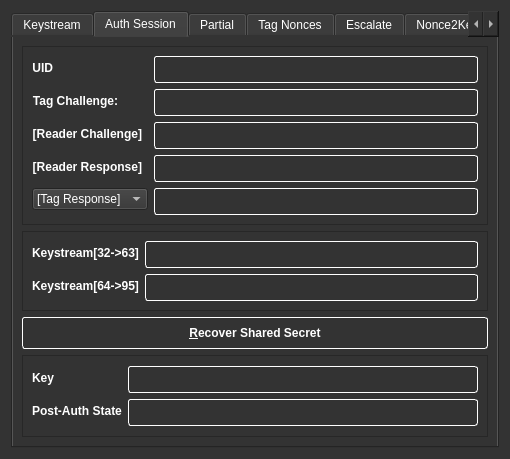
<?xml version="1.0" encoding="UTF-8"?>
<ui version="4.0">
 <class>Crapto1Dlg</class>
 <widget class="QDialog" name="Crapto1Dlg">
  <property name="geometry">
   <rect>
    <x>0</x>
    <y>0</y>
    <width>510</width>
    <height>439</height>
   </rect>
  </property>
  <property name="windowTitle">
   <string>qrapto1 - crapto1 GUI</string>
  </property>
  <property name="styleSheet">
   <string notr="true">* {
	color: #ffffff;
}

QWidget {
  background-color: #333333;
}

QLabel {
  font-weight: bold;
}

QPushButton {
  color: #ffffff;
  font-weight: bold;
  border: none;
  padding: 5px;
  border: 1px solid #FFFFFF;
  height: 20px;
  border-radius: 3px;
}
QPushButton:hover {
  background-color: #ffffff;
  color: #333333;
}

QLineEdit {
	color: #fff;
	border: 1px solid white;
	height: 25px;
	border-radius: 3px;
}

QTabWidget {
	color: #fff;
}

QFrame#frame_11, QFrame#frame_12, QFrame#frame_2, QFrame#frame_6, QFrame#frame_3, QFrame#frame_4, QFrame#frame_5, QFrame#frame_13, QFrame#frame_14, QFrame#frame_15, QFrame#frame, QFrame#frame_6, QFrame#frame_10, QFrame#frame_8, QFrame#frame_9, QFrame#frame_18, QFrame#frame_19, QFrame#frame_20, QFrame#frame_21, QFrame#frame_16, QFrame#frame_17, QFrame#frame_7 {
	border: 1px solid white;
	border-radius: 3px;
}</string>
  </property>
  <layout class="QVBoxLayout" name="verticalLayout">
   <item>
    <widget class="QTabWidget" name="tabWidget">
     <property name="autoFillBackground">
      <bool>false</bool>
     </property>
     <property name="tabShape">
      <enum>QTabWidget::Rounded</enum>
     </property>
     <property name="currentIndex">
      <number>1</number>
     </property>
     <widget class="QWidget" name="tab">
      <attribute name="title">
       <string>Keystream</string>
      </attribute>
      <layout class="QVBoxLayout" name="verticalLayout_2">
       <item>
        <widget class="QFrame" name="frame_6">
         <property name="sizePolicy">
          <sizepolicy hsizetype="Preferred" vsizetype="Fixed">
           <horstretch>0</horstretch>
           <verstretch>0</verstretch>
          </sizepolicy>
         </property>
         <property name="frameShape">
          <enum>QFrame::StyledPanel</enum>
         </property>
         <property name="frameShadow">
          <enum>QFrame::Raised</enum>
         </property>
         <layout class="QFormLayout" name="formLayout_4">
          <item row="0" column="0">
           <widget class="QLabel" name="label_7">
            <property name="text">
             <string>Keystream[0-&gt;31]</string>
            </property>
           </widget>
          </item>
          <item row="0" column="1">
           <widget class="QLineEdit" name="strKS2raw"/>
          </item>
          <item row="1" column="0">
           <widget class="QLabel" name="label_8">
            <property name="text">
             <string>Keystream[32-&gt;63]</string>
            </property>
           </widget>
          </item>
          <item row="1" column="1">
           <widget class="QLineEdit" name="strKS3raw"/>
          </item>
         </layout>
        </widget>
       </item>
       <item>
        <widget class="QPushButton" name="btnRevKS">
         <property name="text">
          <string>&amp;Reverse Keystream</string>
         </property>
        </widget>
       </item>
       <item>
        <widget class="QFrame" name="frame_2">
         <property name="sizePolicy">
          <sizepolicy hsizetype="Preferred" vsizetype="Fixed">
           <horstretch>0</horstretch>
           <verstretch>0</verstretch>
          </sizepolicy>
         </property>
         <property name="frameShape">
          <enum>QFrame::StyledPanel</enum>
         </property>
         <property name="frameShadow">
          <enum>QFrame::Raised</enum>
         </property>
         <layout class="QFormLayout" name="formLayout_8">
          <item row="0" column="0">
           <widget class="QLabel" name="label_16">
            <property name="text">
             <string>Secret Cipher State:</string>
            </property>
           </widget>
          </item>
          <item row="0" column="1">
           <widget class="QLineEdit" name="strRevState">
            <property name="readOnly">
             <bool>false</bool>
            </property>
           </widget>
          </item>
          <item row="1" column="0">
           <widget class="QLabel" name="label_17">
            <property name="text">
             <string>Start of Keystream:</string>
            </property>
           </widget>
          </item>
          <item row="1" column="1">
           <widget class="QLineEdit" name="strKSstart"/>
          </item>
         </layout>
        </widget>
       </item>
       <item>
        <widget class="QFrame" name="frame_11">
         <property name="frameShape">
          <enum>QFrame::StyledPanel</enum>
         </property>
         <property name="frameShadow">
          <enum>QFrame::Raised</enum>
         </property>
         <layout class="QHBoxLayout" name="horizontalLayout_3">
          <item>
           <widget class="QPushButton" name="btnKSBack">
            <property name="text">
             <string>Roll&amp;back</string>
            </property>
           </widget>
          </item>
          <item>
           <layout class="QFormLayout" name="formLayout_9">
            <property name="formAlignment">
             <set>Qt::AlignLeading|Qt::AlignLeft|Qt::AlignVCenter</set>
            </property>
            <item row="0" column="1">
             <widget class="QLineEdit" name="strInWord"/>
            </item>
            <item row="0" column="0">
             <widget class="QLabel" name="label_18">
              <property name="text">
               <string>Input Word:</string>
              </property>
             </widget>
            </item>
            <item row="1" column="1">
             <widget class="QCheckBox" name="checkBox">
              <property name="text">
               <string/>
              </property>
             </widget>
            </item>
            <item row="1" column="0">
             <widget class="QLabel" name="label_19">
              <property name="text">
               <string>Is Encrypted</string>
              </property>
             </widget>
            </item>
           </layout>
          </item>
          <item>
           <widget class="QPushButton" name="btnKSNext">
            <property name="text">
             <string>&amp;Next</string>
            </property>
           </widget>
          </item>
         </layout>
        </widget>
       </item>
       <item>
        <widget class="QFrame" name="frame_12">
         <property name="sizePolicy">
          <sizepolicy hsizetype="Preferred" vsizetype="Fixed">
           <horstretch>0</horstretch>
           <verstretch>0</verstretch>
          </sizepolicy>
         </property>
         <property name="frameShape">
          <enum>QFrame::StyledPanel</enum>
         </property>
         <property name="frameShadow">
          <enum>QFrame::Raised</enum>
         </property>
         <layout class="QFormLayout" name="formLayout_10">
          <item row="0" column="0">
           <widget class="QLabel" name="label_21">
            <property name="text">
             <string>Encrypted:</string>
            </property>
           </widget>
          </item>
          <item row="0" column="1">
           <widget class="QLineEdit" name="strEncrypted"/>
          </item>
          <item row="1" column="0">
           <widget class="QLabel" name="label_22">
            <property name="text">
             <string>Decrypted:</string>
            </property>
           </widget>
          </item>
          <item row="1" column="1">
           <widget class="QLineEdit" name="strDecrypted"/>
          </item>
         </layout>
        </widget>
       </item>
      </layout>
     </widget>
     <widget class="QWidget" name="tab_2">
      <attribute name="title">
       <string>Auth Session</string>
      </attribute>
      <layout class="QVBoxLayout" name="verticalLayout_3">
       <item>
        <widget class="QFrame" name="frame_3">
         <property name="frameShape">
          <enum>QFrame::StyledPanel</enum>
         </property>
         <property name="frameShadow">
          <enum>QFrame::Raised</enum>
         </property>
         <layout class="QFormLayout" name="formLayout_3">
          <item row="0" column="0">
           <widget class="QLabel" name="label">
            <property name="text">
             <string>UID</string>
            </property>
            <property name="alignment">
             <set>Qt::AlignRight|Qt::AlignTrailing|Qt::AlignVCenter</set>
            </property>
           </widget>
          </item>
          <item row="0" column="1">
           <widget class="QLineEdit" name="strUID">
            <property name="text">
             <string/>
            </property>
           </widget>
          </item>
          <item row="1" column="0">
           <widget class="QLabel" name="label_2">
            <property name="text">
             <string>Tag Challenge:</string>
            </property>
            <property name="alignment">
             <set>Qt::AlignRight|Qt::AlignTrailing|Qt::AlignVCenter</set>
            </property>
           </widget>
          </item>
          <item row="1" column="1">
           <widget class="QLineEdit" name="strTagChallenge">
            <property name="text">
             <string/>
            </property>
           </widget>
          </item>
          <item row="2" column="0">
           <widget class="QLabel" name="label_10">
            <property name="text">
             <string>[Reader Challenge]</string>
            </property>
            <property name="alignment">
             <set>Qt::AlignRight|Qt::AlignTrailing|Qt::AlignVCenter</set>
            </property>
           </widget>
          </item>
          <item row="2" column="1">
           <widget class="QLineEdit" name="strReaderChallenge">
            <property name="text">
             <string/>
            </property>
           </widget>
          </item>
          <item row="3" column="0">
           <widget class="QLabel" name="label_3">
            <property name="text">
             <string>[Reader Response]</string>
            </property>
            <property name="alignment">
             <set>Qt::AlignRight|Qt::AlignTrailing|Qt::AlignVCenter</set>
            </property>
           </widget>
          </item>
          <item row="3" column="1">
           <widget class="QLineEdit" name="strReaderResponse">
            <property name="text">
             <string/>
            </property>
           </widget>
          </item>
          <item row="4" column="0">
           <widget class="QComboBox" name="comboKs3">
            <property name="sizePolicy">
             <sizepolicy hsizetype="Expanding" vsizetype="Fixed">
              <horstretch>0</horstretch>
              <verstretch>0</verstretch>
             </sizepolicy>
            </property>
            <item>
             <property name="text">
              <string>[Tag Response]</string>
             </property>
            </item>
            <item>
             <property name="text">
              <string>[      HALT      ]</string>
             </property>
            </item>
           </widget>
          </item>
          <item row="4" column="1">
           <widget class="QLineEdit" name="strTagResponse">
            <property name="sizePolicy">
             <sizepolicy hsizetype="Expanding" vsizetype="Fixed">
              <horstretch>0</horstretch>
              <verstretch>0</verstretch>
             </sizepolicy>
            </property>
            <property name="text">
             <string/>
            </property>
           </widget>
          </item>
         </layout>
        </widget>
       </item>
       <item>
        <widget class="QFrame" name="frame_5">
         <property name="sizePolicy">
          <sizepolicy hsizetype="Preferred" vsizetype="Fixed">
           <horstretch>0</horstretch>
           <verstretch>0</verstretch>
          </sizepolicy>
         </property>
         <property name="frameShape">
          <enum>QFrame::StyledPanel</enum>
         </property>
         <property name="frameShadow">
          <enum>QFrame::Raised</enum>
         </property>
         <layout class="QFormLayout" name="formLayout_2">
          <property name="fieldGrowthPolicy">
           <enum>QFormLayout::ExpandingFieldsGrow</enum>
          </property>
          <item row="1" column="0">
           <widget class="QLabel" name="label_4">
            <property name="text">
             <string>Keystream[32-&gt;63]</string>
            </property>
           </widget>
          </item>
          <item row="1" column="1">
           <widget class="QLineEdit" name="strKS2">
            <property name="readOnly">
             <bool>true</bool>
            </property>
           </widget>
          </item>
          <item row="2" column="0">
           <widget class="QLabel" name="label_5">
            <property name="text">
             <string>Keystream[64-&gt;95]</string>
            </property>
           </widget>
          </item>
          <item row="2" column="1">
           <widget class="QLineEdit" name="strKS3">
            <property name="readOnly">
             <bool>true</bool>
            </property>
           </widget>
          </item>
         </layout>
         <zorder>label_4</zorder>
         <zorder>label_5</zorder>
         <zorder>strKS3</zorder>
         <zorder>strKS2</zorder>
        </widget>
       </item>
       <item>
        <widget class="QPushButton" name="btnRevSecret">
         <property name="styleSheet">
          <string notr="true"/>
         </property>
         <property name="text">
          <string>&amp;Recover Shared Secret</string>
         </property>
        </widget>
       </item>
       <item>
        <widget class="QFrame" name="frame_4">
         <property name="frameShape">
          <enum>QFrame::StyledPanel</enum>
         </property>
         <property name="frameShadow">
          <enum>QFrame::Raised</enum>
         </property>
         <layout class="QFormLayout" name="formLayout">
          <property name="fieldGrowthPolicy">
           <enum>QFormLayout::ExpandingFieldsGrow</enum>
          </property>
          <property name="formAlignment">
           <set>Qt::AlignLeading|Qt::AlignLeft|Qt::AlignVCenter</set>
          </property>
          <item row="0" column="0">
           <widget class="QLabel" name="label_9">
            <property name="text">
             <string>Key</string>
            </property>
           </widget>
          </item>
          <item row="0" column="1">
           <widget class="QLineEdit" name="strSecret">
            <property name="readOnly">
             <bool>true</bool>
            </property>
           </widget>
          </item>
          <item row="1" column="1">
           <widget class="QLineEdit" name="strPostAuth">
            <property name="readOnly">
             <bool>true</bool>
            </property>
           </widget>
          </item>
          <item row="1" column="0">
           <widget class="QLabel" name="label_31">
            <property name="text">
             <string>Post-Auth State</string>
            </property>
           </widget>
          </item>
         </layout>
        </widget>
       </item>
      </layout>
     </widget>
     <widget class="QWidget" name="tab_5">
      <attribute name="title">
       <string>Partial</string>
      </attribute>
      <layout class="QVBoxLayout" name="verticalLayout_7">
       <item>
        <widget class="QFrame" name="frame_13">
         <property name="sizePolicy">
          <sizepolicy hsizetype="Expanding" vsizetype="Preferred">
           <horstretch>0</horstretch>
           <verstretch>0</verstretch>
          </sizepolicy>
         </property>
         <property name="frameShape">
          <enum>QFrame::StyledPanel</enum>
         </property>
         <property name="frameShadow">
          <enum>QFrame::Raised</enum>
         </property>
         <layout class="QFormLayout" name="formLayout_11">
          <property name="fieldGrowthPolicy">
           <enum>QFormLayout::ExpandingFieldsGrow</enum>
          </property>
          <item row="0" column="0">
           <widget class="QLabel" name="label_23">
            <property name="text">
             <string>UID</string>
            </property>
            <property name="alignment">
             <set>Qt::AlignRight|Qt::AlignTrailing|Qt::AlignVCenter</set>
            </property>
           </widget>
          </item>
          <item row="0" column="1">
           <widget class="QLineEdit" name="strUID_2">
            <property name="text">
             <string/>
            </property>
           </widget>
          </item>
          <item row="1" column="0">
           <widget class="QLabel" name="label_24">
            <property name="text">
             <string>Tag Challenge:</string>
            </property>
            <property name="alignment">
             <set>Qt::AlignRight|Qt::AlignTrailing|Qt::AlignVCenter</set>
            </property>
           </widget>
          </item>
          <item row="1" column="1">
           <widget class="QLineEdit" name="strTagChallenge_2">
            <property name="text">
             <string/>
            </property>
           </widget>
          </item>
          <item row="2" column="0">
           <widget class="QLabel" name="label_25">
            <property name="text">
             <string>[Reader Challenge]</string>
            </property>
            <property name="alignment">
             <set>Qt::AlignRight|Qt::AlignTrailing|Qt::AlignVCenter</set>
            </property>
           </widget>
          </item>
          <item row="2" column="1">
           <widget class="QLineEdit" name="strReaderChallenge_2">
            <property name="text">
             <string/>
            </property>
           </widget>
          </item>
          <item row="3" column="0">
           <widget class="QLabel" name="label_26">
            <property name="text">
             <string>[Reader Response]</string>
            </property>
            <property name="alignment">
             <set>Qt::AlignRight|Qt::AlignTrailing|Qt::AlignVCenter</set>
            </property>
           </widget>
          </item>
          <item row="3" column="1">
           <widget class="QLineEdit" name="strReaderResponse_2">
            <property name="text">
             <string/>
            </property>
           </widget>
          </item>
         </layout>
         <zorder>label_23</zorder>
         <zorder>strUID_2</zorder>
         <zorder>strReaderResponse_2</zorder>
         <zorder>strReaderChallenge_2</zorder>
         <zorder>strTagChallenge_2</zorder>
         <zorder>label_26</zorder>
         <zorder>label_24</zorder>
         <zorder>label_25</zorder>
        </widget>
       </item>
       <item>
        <widget class="QFrame" name="frame_15">
         <property name="frameShape">
          <enum>QFrame::StyledPanel</enum>
         </property>
         <property name="frameShadow">
          <enum>QFrame::Raised</enum>
         </property>
         <layout class="QFormLayout" name="formLayout_13">
          <item row="0" column="0">
           <widget class="QLabel" name="label_29">
            <property name="text">
             <string>Tag Challenge':</string>
            </property>
            <property name="alignment">
             <set>Qt::AlignRight|Qt::AlignTrailing|Qt::AlignVCenter</set>
            </property>
           </widget>
          </item>
          <item row="0" column="1">
           <widget class="QLineEdit" name="strTagChallenge_3">
            <property name="text">
             <string/>
            </property>
           </widget>
          </item>
          <item row="1" column="0">
           <widget class="QLabel" name="label_30">
            <property name="text">
             <string>[Reader Challenge']</string>
            </property>
            <property name="alignment">
             <set>Qt::AlignRight|Qt::AlignTrailing|Qt::AlignVCenter</set>
            </property>
           </widget>
          </item>
          <item row="1" column="1">
           <widget class="QLineEdit" name="strReaderChallenge_3">
            <property name="text">
             <string/>
            </property>
           </widget>
          </item>
          <item row="2" column="0">
           <widget class="QLabel" name="label_28">
            <property name="text">
             <string>[Reader Response']</string>
            </property>
            <property name="alignment">
             <set>Qt::AlignRight|Qt::AlignTrailing|Qt::AlignVCenter</set>
            </property>
           </widget>
          </item>
          <item row="2" column="1">
           <widget class="QLineEdit" name="strReaderResponse_3">
            <property name="text">
             <string/>
            </property>
           </widget>
          </item>
         </layout>
        </widget>
       </item>
       <item>
        <widget class="QPushButton" name="btnRevSecret_2">
         <property name="text">
          <string>&amp;Recover Shared Secret</string>
         </property>
        </widget>
       </item>
       <item>
        <widget class="QFrame" name="frame_14">
         <property name="frameShape">
          <enum>QFrame::StyledPanel</enum>
         </property>
         <property name="frameShadow">
          <enum>QFrame::Raised</enum>
         </property>
         <layout class="QFormLayout" name="formLayout_12">
          <property name="fieldGrowthPolicy">
           <enum>QFormLayout::ExpandingFieldsGrow</enum>
          </property>
          <property name="formAlignment">
           <set>Qt::AlignLeading|Qt::AlignLeft|Qt::AlignVCenter</set>
          </property>
          <item row="0" column="0">
           <widget class="QLabel" name="label_27">
            <property name="text">
             <string>Key</string>
            </property>
           </widget>
          </item>
          <item row="0" column="1">
           <widget class="QLineEdit" name="strSecret_2">
            <property name="readOnly">
             <bool>true</bool>
            </property>
           </widget>
          </item>
         </layout>
        </widget>
       </item>
      </layout>
     </widget>
     <widget class="QWidget" name="tab_4">
      <attribute name="title">
       <string>Tag Nonces</string>
      </attribute>
      <layout class="QVBoxLayout" name="verticalLayout_4">
       <item>
        <widget class="QFrame" name="frame_8">
         <property name="sizePolicy">
          <sizepolicy hsizetype="Preferred" vsizetype="Fixed">
           <horstretch>0</horstretch>
           <verstretch>0</verstretch>
          </sizepolicy>
         </property>
         <property name="frameShape">
          <enum>QFrame::StyledPanel</enum>
         </property>
         <property name="frameShadow">
          <enum>QFrame::Raised</enum>
         </property>
         <layout class="QFormLayout" name="formLayout_5">
          <item row="0" column="0">
           <widget class="QLabel" name="label_11">
            <property name="text">
             <string>Nonce</string>
            </property>
           </widget>
          </item>
          <item row="0" column="1">
           <widget class="QLineEdit" name="strNonce">
            <property name="autoFillBackground">
             <bool>false</bool>
            </property>
           </widget>
          </item>
         </layout>
        </widget>
       </item>
       <item>
        <widget class="QFrame" name="frame">
         <property name="frameShape">
          <enum>QFrame::StyledPanel</enum>
         </property>
         <property name="frameShadow">
          <enum>QFrame::Raised</enum>
         </property>
         <layout class="QFormLayout" name="formLayout_6">
          <property name="fieldGrowthPolicy">
           <enum>QFormLayout::ExpandingFieldsGrow</enum>
          </property>
          <item row="2" column="0">
           <widget class="QLabel" name="label_12">
            <property name="text">
             <string>[Reader Chalenge, Reader Response]</string>
            </property>
           </widget>
          </item>
          <item row="2" column="1">
           <widget class="QLineEdit" name="strParRCRR">
            <property name="text">
             <string/>
            </property>
           </widget>
          </item>
          <item row="3" column="0">
           <widget class="QLabel" name="label_14">
            <property name="text">
             <string>[Tag Response]</string>
            </property>
           </widget>
          </item>
          <item row="3" column="1">
           <widget class="QLineEdit" name="strParTR">
            <property name="text">
             <string/>
            </property>
           </widget>
          </item>
          <item row="1" column="0">
           <widget class="QLabel" name="label_15">
            <property name="text">
             <string>[Nonce]</string>
            </property>
           </widget>
          </item>
          <item row="1" column="1">
           <widget class="QLineEdit" name="strParNonce">
            <property name="text">
             <string/>
            </property>
           </widget>
          </item>
          <item row="0" column="0">
           <widget class="QLabel" name="label_20">
            <property name="text">
             <string>UID</string>
            </property>
           </widget>
          </item>
          <item row="0" column="1">
           <widget class="QLineEdit" name="strNonceUID">
            <property name="text">
             <string/>
            </property>
           </widget>
          </item>
         </layout>
        </widget>
       </item>
       <item>
        <widget class="QFrame" name="frame_9">
         <property name="frameShape">
          <enum>QFrame::StyledPanel</enum>
         </property>
         <property name="frameShadow">
          <enum>QFrame::Raised</enum>
         </property>
         <layout class="QFormLayout" name="formLayout_7">
          <item row="0" column="0">
           <widget class="QLabel" name="label_6">
            <property name="text">
             <string>Extracted filter bits:</string>
            </property>
           </widget>
          </item>
          <item row="0" column="1">
           <widget class="QLineEdit" name="strParities">
            <property name="readOnly">
             <bool>true</bool>
            </property>
           </widget>
          </item>
         </layout>
        </widget>
       </item>
       <item>
        <widget class="QFrame" name="frame_10">
         <property name="frameShape">
          <enum>QFrame::StyledPanel</enum>
         </property>
         <property name="frameShadow">
          <enum>QFrame::Raised</enum>
         </property>
         <layout class="QHBoxLayout" name="horizontalLayout_2">
          <item>
           <widget class="QListWidget" name="listWidget">
            <property name="selectionMode">
             <enum>QAbstractItemView::ExtendedSelection</enum>
            </property>
            <property name="selectionRectVisible">
             <bool>false</bool>
            </property>
           </widget>
          </item>
          <item>
           <layout class="QVBoxLayout" name="verticalLayout_6">
            <item>
             <widget class="QPushButton" name="btnTrySelected">
              <property name="text">
               <string>Try &amp;Selected</string>
              </property>
             </widget>
            </item>
            <item>
             <widget class="QPushButton" name="btnTryAll">
              <property name="text">
               <string>Try &amp;All</string>
              </property>
             </widget>
            </item>
            <item>
             <widget class="QProgressBar" name="progressNonces">
              <property name="value">
               <number>0</number>
              </property>
             </widget>
            </item>
           </layout>
          </item>
         </layout>
        </widget>
       </item>
      </layout>
     </widget>
     <widget class="QWidget" name="tab_6">
      <attribute name="title">
       <string>Escalate</string>
      </attribute>
      <layout class="QVBoxLayout" name="verticalLayout_8">
       <item>
        <widget class="QFrame" name="frame_18">
         <property name="sizePolicy">
          <sizepolicy hsizetype="Preferred" vsizetype="Preferred">
           <horstretch>0</horstretch>
           <verstretch>0</verstretch>
          </sizepolicy>
         </property>
         <property name="frameShape">
          <enum>QFrame::StyledPanel</enum>
         </property>
         <property name="frameShadow">
          <enum>QFrame::Raised</enum>
         </property>
         <layout class="QFormLayout" name="formLayout_14">
          <item row="0" column="0">
           <widget class="QLabel" name="label_32">
            <property name="text">
             <string>UID</string>
            </property>
           </widget>
          </item>
          <item row="0" column="1">
           <widget class="QLineEdit" name="strEscUID">
            <property name="text">
             <string/>
            </property>
           </widget>
          </item>
          <item row="1" column="1">
           <widget class="QLineEdit" name="strNonce1">
            <property name="text">
             <string/>
            </property>
           </widget>
          </item>
          <item row="2" column="1">
           <widget class="QLineEdit" name="strNonce2">
            <property name="text">
             <string/>
            </property>
           </widget>
          </item>
          <item row="3" column="1">
           <widget class="QLineEdit" name="strNonce3">
            <property name="text">
             <string/>
            </property>
           </widget>
          </item>
          <item row="1" column="0">
           <widget class="QLabel" name="label_33">
            <property name="text">
             <string>[Nonce]</string>
            </property>
           </widget>
          </item>
          <item row="2" column="0">
           <widget class="QLabel" name="label_34">
            <property name="text">
             <string>[Nonce']</string>
            </property>
           </widget>
          </item>
          <item row="3" column="0">
           <widget class="QLabel" name="label_35">
            <property name="text">
             <string>[Nonce'']</string>
            </property>
           </widget>
          </item>
         </layout>
        </widget>
       </item>
       <item>
        <widget class="QPushButton" name="btnEscalate">
         <property name="text">
          <string>&amp;Recover Shared Secret</string>
         </property>
        </widget>
       </item>
       <item>
        <widget class="QProgressBar" name="progressEscalate">
         <property name="maximum">
          <number>65536</number>
         </property>
         <property name="value">
          <number>0</number>
         </property>
        </widget>
       </item>
       <item>
        <widget class="QFrame" name="frame_19">
         <property name="sizePolicy">
          <sizepolicy hsizetype="Preferred" vsizetype="Preferred">
           <horstretch>0</horstretch>
           <verstretch>0</verstretch>
          </sizepolicy>
         </property>
         <property name="frameShape">
          <enum>QFrame::StyledPanel</enum>
         </property>
         <property name="frameShadow">
          <enum>QFrame::Raised</enum>
         </property>
         <layout class="QFormLayout" name="formLayout_15">
          <property name="formAlignment">
           <set>Qt::AlignLeading|Qt::AlignLeft|Qt::AlignVCenter</set>
          </property>
          <item row="0" column="0">
           <widget class="QLabel" name="label_36">
            <property name="text">
             <string>Key</string>
            </property>
           </widget>
          </item>
          <item row="0" column="1">
           <widget class="QLineEdit" name="strEscKey">
            <property name="readOnly">
             <bool>true</bool>
            </property>
           </widget>
          </item>
          <item row="1" column="0">
           <widget class="QLabel" name="label_37">
            <property name="text">
             <string>Nonce</string>
            </property>
           </widget>
          </item>
          <item row="2" column="0">
           <widget class="QLabel" name="label_38">
            <property name="text">
             <string>Nonce'</string>
            </property>
           </widget>
          </item>
          <item row="3" column="0">
           <widget class="QLabel" name="label_39">
            <property name="text">
             <string>Nonce''</string>
            </property>
           </widget>
          </item>
          <item row="1" column="1">
           <widget class="QLineEdit" name="strNonce1Plain">
            <property name="readOnly">
             <bool>true</bool>
            </property>
           </widget>
          </item>
          <item row="2" column="1">
           <widget class="QLineEdit" name="strNonce2Plain">
            <property name="readOnly">
             <bool>true</bool>
            </property>
           </widget>
          </item>
          <item row="3" column="1">
           <widget class="QLineEdit" name="strNonce3Plain">
            <property name="readOnly">
             <bool>true</bool>
            </property>
           </widget>
          </item>
         </layout>
        </widget>
       </item>
      </layout>
     </widget>
     <widget class="QWidget" name="tab_7">
      <attribute name="title">
       <string>Nonce2Key</string>
      </attribute>
      <widget class="QFrame" name="frame_20">
       <property name="geometry">
        <rect>
         <x>9</x>
         <y>9</y>
         <width>470</width>
         <height>155</height>
        </rect>
       </property>
       <property name="sizePolicy">
        <sizepolicy hsizetype="Preferred" vsizetype="Preferred">
         <horstretch>0</horstretch>
         <verstretch>0</verstretch>
        </sizepolicy>
       </property>
       <property name="frameShape">
        <enum>QFrame::StyledPanel</enum>
       </property>
       <property name="frameShadow">
        <enum>QFrame::Raised</enum>
       </property>
       <layout class="QFormLayout" name="formLayout_16">
        <item row="0" column="0">
         <widget class="QLabel" name="label_40">
          <property name="text">
           <string>UID</string>
          </property>
         </widget>
        </item>
        <item row="0" column="1">
         <widget class="QLineEdit" name="strEscUID_2">
          <property name="text">
           <string/>
          </property>
         </widget>
        </item>
        <item row="1" column="1">
         <widget class="QLineEdit" name="strNonce1_2">
          <property name="text">
           <string/>
          </property>
         </widget>
        </item>
        <item row="2" column="1">
         <widget class="QLineEdit" name="strNonce2_2">
          <property name="text">
           <string/>
          </property>
         </widget>
        </item>
        <item row="3" column="1">
         <widget class="QLineEdit" name="strNonce3_2">
          <property name="text">
           <string/>
          </property>
         </widget>
        </item>
        <item row="1" column="0">
         <widget class="QLabel" name="label_41">
          <property name="text">
           <string>nt</string>
          </property>
         </widget>
        </item>
        <item row="2" column="0">
         <widget class="QLabel" name="label_42">
          <property name="text">
           <string>par</string>
          </property>
         </widget>
        </item>
        <item row="3" column="0">
         <widget class="QLabel" name="label_43">
          <property name="text">
           <string>ks</string>
          </property>
         </widget>
        </item>
       </layout>
      </widget>
      <widget class="QPushButton" name="btnEscalate_2">
       <property name="geometry">
        <rect>
         <x>10</x>
         <y>170</y>
         <width>470</width>
         <height>32</height>
        </rect>
       </property>
       <property name="text">
        <string>&amp;Recover Shared Secret</string>
       </property>
      </widget>
      <widget class="QFrame" name="frame_21">
       <property name="geometry">
        <rect>
         <x>10</x>
         <y>210</y>
         <width>470</width>
         <height>101</height>
        </rect>
       </property>
       <property name="frameShape">
        <enum>QFrame::StyledPanel</enum>
       </property>
       <property name="frameShadow">
        <enum>QFrame::Raised</enum>
       </property>
       <layout class="QFormLayout" name="formLayout_17">
        <property name="fieldGrowthPolicy">
         <enum>QFormLayout::ExpandingFieldsGrow</enum>
        </property>
        <property name="formAlignment">
         <set>Qt::AlignLeading|Qt::AlignLeft|Qt::AlignVCenter</set>
        </property>
        <item row="0" column="0">
         <widget class="QLabel" name="label_44">
          <property name="text">
           <string>Key</string>
          </property>
         </widget>
        </item>
        <item row="0" column="1">
         <widget class="QLineEdit" name="strSecret_3">
          <property name="readOnly">
           <bool>true</bool>
          </property>
         </widget>
        </item>
       </layout>
      </widget>
     </widget>
     <widget class="QWidget" name="tab_3">
      <attribute name="title">
       <string>Benchmark</string>
      </attribute>
      <layout class="QVBoxLayout" name="verticalLayout_5">
       <item>
        <widget class="QFrame" name="frame_7">
         <property name="sizePolicy">
          <sizepolicy hsizetype="MinimumExpanding" vsizetype="Preferred">
           <horstretch>0</horstretch>
           <verstretch>0</verstretch>
          </sizepolicy>
         </property>
         <property name="frameShape">
          <enum>QFrame::StyledPanel</enum>
         </property>
         <property name="frameShadow">
          <enum>QFrame::Raised</enum>
         </property>
         <layout class="QHBoxLayout" name="horizontalLayout">
          <item>
           <widget class="QLabel" name="label_13">
            <property name="text">
             <string>Number of runs:</string>
            </property>
           </widget>
          </item>
          <item>
           <widget class="QSpinBox" name="spinBox">
            <property name="sizePolicy">
             <sizepolicy hsizetype="Minimum" vsizetype="Fixed">
              <horstretch>0</horstretch>
              <verstretch>0</verstretch>
             </sizepolicy>
            </property>
            <property name="maximum">
             <number>99999</number>
            </property>
            <property name="value">
             <number>10</number>
            </property>
           </widget>
          </item>
          <item>
           <widget class="QPushButton" name="btnBenchmark">
            <property name="sizePolicy">
             <sizepolicy hsizetype="MinimumExpanding" vsizetype="Fixed">
              <horstretch>0</horstretch>
              <verstretch>0</verstretch>
             </sizepolicy>
            </property>
            <property name="text">
             <string>&amp;Benchmark</string>
            </property>
           </widget>
          </item>
         </layout>
        </widget>
       </item>
       <item>
        <widget class="QFrame" name="frame_16">
         <property name="frameShape">
          <enum>QFrame::StyledPanel</enum>
         </property>
         <property name="frameShadow">
          <enum>QFrame::Raised</enum>
         </property>
         <widget class="QProgressBar" name="progressBar">
          <property name="geometry">
           <rect>
            <x>0</x>
            <y>50</y>
            <width>470</width>
            <height>24</height>
           </rect>
          </property>
          <property name="value">
           <number>0</number>
          </property>
         </widget>
        </widget>
       </item>
       <item>
        <widget class="QFrame" name="frame_17">
         <property name="frameShape">
          <enum>QFrame::StyledPanel</enum>
         </property>
         <property name="frameShadow">
          <enum>QFrame::Raised</enum>
         </property>
         <layout class="QHBoxLayout" name="horizontalLayout_4">
          <item>
           <widget class="QLabel" name="lblResult">
            <property name="text">
             <string/>
            </property>
            <property name="alignment">
             <set>Qt::AlignCenter</set>
            </property>
           </widget>
          </item>
         </layout>
        </widget>
       </item>
      </layout>
     </widget>
    </widget>
   </item>
  </layout>
 </widget>
 <resources/>
 <connections/>
</ui>
